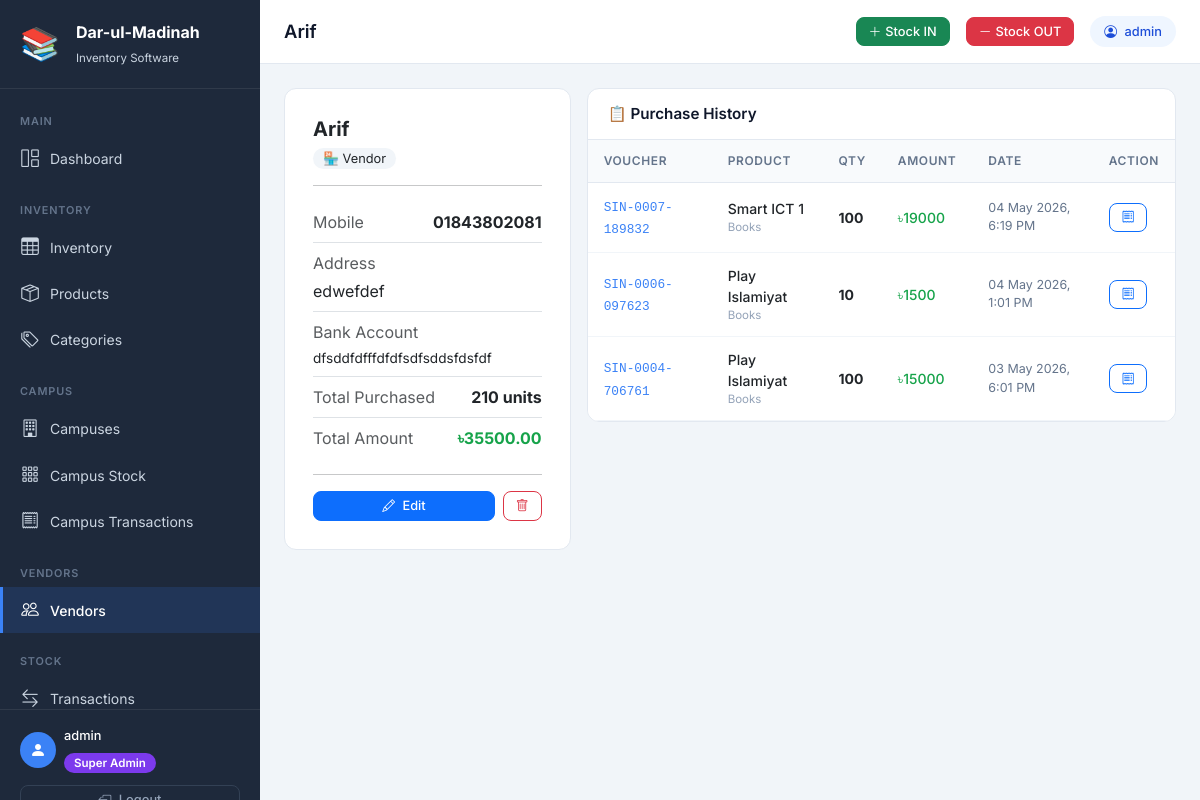
Page /vendors/1/ (signed in) on the committed database.
### inventory/models.py (models this page shows, shortened)
class Vendor(models.Model):
    name = models.CharField(max_length=200, verbose_name="Vendor Name")
    mobile = models.CharField(max_length=20, verbose_name="Mobile Number")
    address = models.TextField(blank=True, null=True, verbose_name="Address")
    bank_account = models.CharField(
        max_length=200, blank=True, null=True,
        verbose_name="Bank Account Details"
    )
    created_at = models.DateTimeField(auto_now_add=True)
    class Meta:
        verbose_name = "Vendor"
        verbose_name_plural = "Vendors"
        ordering = ['name']

class StockLog(models.Model):
    STOCK_IN = 'IN'
    STOCK_OUT = 'OUT'
    TYPE_CHOICES = [
        (STOCK_IN, 'Stock IN (Purchase/Receive)'),
        (STOCK_OUT, 'Stock OUT (Sale/Issue)'),
    ]
    product = models.ForeignKey(
        Product, on_delete=models.CASCADE,
        related_name='stock_logs', verbose_name="Product"
    )
    transaction_type = models.CharField(
        max_length=3, choices=TYPE_CHOICES,
        verbose_name="Transaction Type"
    )
    quantity = models.PositiveIntegerField(verbose_name="Quantity")
    vendor = models.ForeignKey(
        Vendor, on_delete=models.SET_NULL,
        null=True, blank=True,
        related_name='stock_logs', verbose_name="Vendor"
    )
    note = models.TextField(blank=True, null=True, verbose_name="Note/Reason")
    voucher_number = models.CharField(
        max_length=50, unique=True, blank=True,
        verbose_name="Voucher Number"
    )
    created_by = models.ForeignKey(
        User, on_delete=models.SET_NULL,
        null=True, blank=True, verbose_name="Created By"
    )
    created_at = models.DateTimeField(
        default=timezone.now, verbose_name="Date & Time"
    )
    class Meta:
        verbose_name = "Stock Log"
        verbose_name_plural = "Stock Logs"
        ordering = ['-created_at']

class Product(models.Model):
    name = models.CharField(max_length=200, verbose_name="Product Name")
    category = models.ForeignKey(
        Category, on_delete=models.PROTECT,
        related_name='products', verbose_name="Category"
    )
    purchase_price = models.DecimalField(
        max_digits=10, decimal_places=2,
        verbose_name="Purchase Price (৳)"
    )
    selling_price = models.DecimalField(
        max_digits=10, decimal_places=2,
        verbose_name="Selling Price (৳)"
    )
    quantity = models.PositiveIntegerField(default=0, verbose_name="Current Stock")
    opening_stock = models.PositiveIntegerField(default=0, verbose_name="Opening Stock")
    low_stock_threshold = models.PositiveIntegerField(
        default=10, verbose_name="Low Stock Alert Threshold"
    )
    vendor = models.ForeignKey(
        'Vendor', on_delete=models.SET_NULL,
        null=True, blank=True,
        related_name='products', verbose_name="Vendor"
    )
    description = models.TextField(blank=True, null=True, verbose_name="Description")
    created_at = models.DateTimeField(auto_now_add=True)
    updated_at = models.DateTimeField(auto_now=True)
    class Meta:
        verbose_name = "Product"
        verbose_name_plural = "Products"
        ordering = ['name']

class Category(models.Model):
    name = models.CharField(max_length=100, unique=True, verbose_name="Category Name")
    description = models.TextField(blank=True, null=True, verbose_name="Description")
    created_at = models.DateTimeField(auto_now_add=True)
    class Meta:
        verbose_name = "Category"
        verbose_name_plural = "Categories"
        ordering = ['name']

### inventory/views.py (the view)
# urls.py: path('vendors/<int:pk>/', views.vendor_detail, name='vendor_detail'),
@login_required
def vendor_detail(request, pk):
    if not is_super_admin(request.user):
        messages.error(request, '❌ Access denied!')
        return redirect('dashboard')
    vendor = get_object_or_404(Vendor, pk=pk)
    logs = vendor.stock_logs.select_related(
        'product', 'product__category', 'created_by'
    ).order_by('-created_at')
    total_amount = sum(
        log.quantity * log.product.purchase_price for log in logs)
    total_quantity = logs.aggregate(t=Sum('quantity'))['t'] or 0
    paginator = Paginator(logs, 15)
    page_obj = paginator.get_page(request.GET.get('page'))
    return render(request, 'inventory/vendor_detail.html', {
        'vendor': vendor,
        'page_obj': page_obj,
        'total_amount': total_amount,
        'total_quantity': total_quantity,
        'page_title': vendor.name,
    })

### inventory/templates/inventory/vendor_detail.html (shortened to what this page needs)
{% extends "inventory/base.html" %}
{% block content %}
<div class="row g-3">
    <div class="col-md-4">
        <div class="form-card">
            <h5 class="fw-bold mb-1">{{ vendor.name }}</h5>
            <span style="background:#f1f5f9;padding:3px 10px;border-radius:20px;font-size:0.8rem;">
                🏪 Vendor
            </span>
            <hr>
            <div class="d-flex justify-content-between py-2 border-bottom">
                <span class="text-muted">Mobile</span>
                <strong>{{ vendor.mobile }}</strong>
            </div>
            <div class="py-2 border-bottom">
                <div class="text-muted mb-1">Address</div>
                <div>{{ vendor.address|default:"—" }}</div>
            </div>
            <div class="py-2 border-bottom">
                <div class="text-muted mb-1">Bank Account</div>
                <div style="font-size:0.85rem;">{{ vendor.bank_account|default:"—" }}</div>
            </div>
            <div class="d-flex justify-content-between py-2 border-bottom">
                <span class="text-muted">Total Purchased</span>
                <strong>{{ total_quantity }} units</strong>
            </div>
            <div class="d-flex justify-content-between py-2">
                <span class="text-muted">Total Amount</span>
                <strong style="color:#16a34a;">৳{{ total_amount|floatformat:2 }}</strong>
            </div>
            <hr>
            <div class="d-flex gap-2">
                <a href="{% url 'vendor_edit' vendor.pk %}"
                    class="btn btn-sm btn-primary flex-grow-1">
                    <i class="bi bi-pencil me-1"></i> Edit
                </a>
                <a href="{% url 'vendor_delete' vendor.pk %}"
                    class="btn btn-sm btn-outline-danger">
                    <i class="bi bi-trash"></i>
                </a>
            </div>
        </div>
    </div>
    <div class="col-md-8">
        <div class="table-card">
            <div class="table-card-header">
                <h5>📋 Purchase History</h5>
            </div>
            <div style="overflow-x:auto;">
                <table class="table table-hover mb-0">
                    <thead>
                        <tr>
                            <th>Voucher</th>
                            <th>Product</th>
                            <th>Qty</th>
                            <th>Amount</th>
                            <th>Date</th>
                            <th>Action</th>
                        </tr>
                    </thead>
                    <tbody>
                        {% for log in page_obj %}
                        <tr>
                            <td>
                                <span style="font-family:monospace;font-size:0.8rem;color:#3b82f6;">
                                    {{ log.voucher_number }}
                                </span>
                            </td>
                            <td>
                                <div style="font-weight:500;">{{ log.product.name }}</div>
                                <div style="color:#94a3b8;font-size:0.72rem;">{{ log.product.category.name }}</div>
                            </td>
                            <td><strong>{{ log.quantity }}</strong></td>
                            <td style="color:#16a34a;font-weight:500;">
                                ৳{% widthratio log.quantity 1 log.product.purchase_price %}
                            </td>
                            <td style="font-size:0.78rem;color:#64748b;">
                                {{ log.created_at|date:"d M Y, g:i A" }}
                            </td>
                            <td>
                                <a href="{% url 'voucher_detail' log.pk %}"
                                    class="btn btn-sm btn-outline-primary">
                                    <i class="bi bi-receipt"></i>
                                </a>
                            </td>
                        </tr>
                        {% endfor %}
                    </tbody>
                </table>
            </div>
        </div>
    </div>
</div>
{% endblock %}

### inventory/templates/inventory/base.html (shortened to what this page needs)
<!DOCTYPE html>
<html lang="en">
<head>
    <link href="https://cdn.jsdelivr.net/npm/bootstrap@5.3.0/dist/css/bootstrap.min.css" rel="stylesheet">
    <link href="https://cdn.jsdelivr.net/npm/bootstrap-icons@1.11.0/font/bootstrap-icons.css" rel="stylesheet">
</head>
<body>
<aside class="sidebar">
    <a href="{% url 'dashboard' %}" class="sidebar-brand d-flex align-items-center gap-3">
        <div class="brand-icon">📚</div>
        <div>
            <span class="brand-title">Dar-ul-Madinah</span>
            <span class="brand-sub">
                {% if request.user.is_superuser or request.user.is_staff %}
                    Inventory Software
                {% else %}
                    Campus Portal
                {% endif %}
            </span>
        </div>
    </a>
    <nav class="sidebar-nav">
        <span class="nav-section-label">Main</span>
        <a href="{% url 'dashboard' %}" class="sidebar-link {% if request.resolver_match.url_name == 'dashboard' %}active{% endif %}">
            <i class="bi bi-grid-1x2"></i> Dashboard
        </a>
        {% if request.user.is_superuser or request.user.is_staff %}
        <span class="nav-section-label mt-2">Inventory</span>
        <a href="{% url 'inventory_overview' %}" class="sidebar-link {% if request.resolver_match.url_name == 'inventory_overview' %}active{% endif %}">
            <i class="bi bi-table"></i> Inventory
        </a>
        <a href="{% url 'product_list' %}" class="sidebar-link {% if 'product' in request.resolver_match.url_name %}active{% endif %}">
            <i class="bi bi-box-seam"></i> Products
        </a>
        <a href="{% url 'category_list' %}" class="sidebar-link {% if 'category' in request.resolver_match.url_name %}active{% endif %}">
            <i class="bi bi-tags"></i> Categories
        </a>
        <span class="nav-section-label mt-2">Campus</span>
        <a href="{% url 'campus_list' %}" class="sidebar-link ">
            <i class="bi bi-building"></i> Campuses
        </a>
        <a href="{% url 'campus_stock_dashboard' %}" class="sidebar-link {% if request.resolver_match.url_name == 'campus_stock_dashboard' %}active{% endif %}">
            <i class="bi bi-grid-3x3-gap"></i> Campus Stock
        </a>
        <a href="{% url 'campus_transaction_report' %}" class="sidebar-link {% if request.resolver_match.url_name == 'campus_transaction_report' %}active{% endif %}">
            <i class="bi bi-receipt"></i> Campus Transactions
        </a>
        <span class="nav-section-label mt-2">Vendors</span>
        <a href="{% url 'vendor_list' %}" class="sidebar-link {% if 'vendor' in request.resolver_match.url_name %}active{% endif %}">
            <i class="bi bi-people"></i> Vendors
        </a>
        <span class="nav-section-label mt-2">Stock</span>
        <a href="{% url 'stock_log_list' %}" class="sidebar-link {% if request.resolver_match.url_name == 'stock_log_list' %}active{% endif %}">
            <i class="bi bi-arrow-left-right"></i> Transactions
        </a>
        {% endif %}
    </nav>
    <div class="sidebar-footer">
        <div class="d-flex align-items-center gap-2 mb-2">
            <div style="width:36px;height:36px;background:#3b82f6;border-radius:50%;display:flex;align-items:center;justify-content:center;">
                <i class="bi bi-person-fill text-white" style="font-size:1rem;"></i>
            </div>
            <div>
                <div style="color:#fff;font-size:0.8rem;font-weight:500;">
                    {{ request.user.get_full_name|default:request.user.username }}
                </div>
                <div class="mt-1">
                    {% if request.user.is_superuser or request.user.is_staff %}
                        <span class="role-badge-super">Super Admin</span>
                    {% else %}
                        <span class="role-badge-campus">Campus Admin</span>
                    {% endif %}
                </div>
            </div>
        </div>
        <a href="{% url 'logout' %}" class="btn btn-sm btn-outline-secondary w-100 mt-1" style="border-color:#334155;color:#94a3b8;">
            <i class="bi bi-box-arrow-left me-1"></i> Logout
        </a>
    </div>
</aside>
<div class="main-wrapper">
    <div class="top-navbar">
        <h1 class="page-heading flex-grow-1">
            {% block page_heading %}{{ page_title|default:"Dashboard" }}{% endblock %}
        </h1>
        {% if request.user.is_superuser or request.user.is_staff %}
            <a href="{% url 'stock_in' %}" class="btn btn-sm btn-success d-none d-md-flex align-items-center gap-1">
                <i class="bi bi-plus-lg"></i> Stock IN
            </a>
            <a href="{% url 'stock_out' %}" class="btn btn-sm btn-danger d-none d-md-flex align-items-center gap-1">
                <i class="bi bi-dash-lg"></i> Stock OUT
            </a>
        {% endif %}
        <div class="user-badge d-none d-md-block">
            <i class="bi bi-person-circle me-1"></i> {{ request.user.username }}
        </div>
    </div>
    <main class="page-content">
        {% block content %}{% endblock %}
    </main>
</div>
</body>
</html>

### rows in the picture
Vendor: name "Arif", mobile "01843802081", address "edwefdef", bank_account "dfsddfdfffdfdfsdfsddsfdsfdf"
StockLog: voucher_number "SIN-0007-189832", product.name "Smart ICT 1", product.category.name "Books", quantity "100", quantity+product "19000", created_at "04 May 2026, 6:19 PM"
StockLog: voucher_number "SIN-0006-097623", product.name "Play Islamiyat", product.category.name "Books", quantity "10", quantity+product "1500", created_at "04 May 2026, 1:01 PM"
StockLog: voucher_number "SIN-0004-706761", product.name "Play Islamiyat", product.category.name "Books", quantity "100", quantity+product "15000", created_at "03 May 2026, 6:01 PM"

### other values in the picture
{{ request.user.get_full_name|default:request.user.username }} "admin"
{{ request.user.username }} "admin"
{{ total_quantity }} "210"
{{ total_amount|floatformat:2 }} "35500.00"
